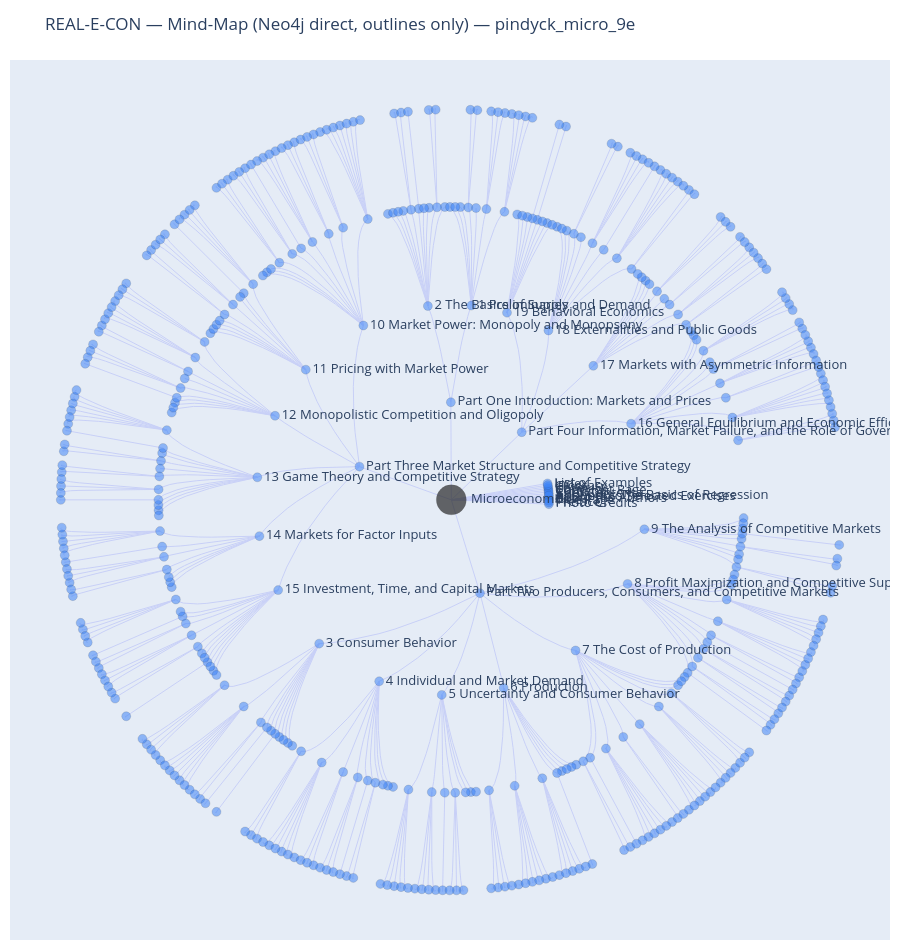

Here is the notebook cell this chart was saved with:
### Markdown cell above
Run these in Neo4j Browser if it still looks wrong:

```cypher
CALL db.labels();
```

```cypher
MATCH (c:Concept) RETURN count(c) AS concepts;
```

If your concept nodes do not use `chapter/section` property names, edit the **coalesce(...)** list in the Neo4j query in Section 2.

### Code cell
# ==========================================================
# FIXED v2: Mind-Map Tree DIRECTLY from Neo4j (Book → Outline tree)
# - adds Book -> root Outline edges (HAS_OUTLINE) into the layout graph
# - removes the "everything on one line" bug
# ==========================================================
import os
import math
from collections import defaultdict, deque

import pandas as pd
import plotly.graph_objects as go
from neo4j import GraphDatabase

BOOK_ID = "pindyck_micro_9e"
MAX_DEPTH = 20                 # outline-depth only (literal injected)
MAX_OUTLINE_EDGES = 200000     # safety cap

# Visual knobs
RADIUS_STEP = 1.35
EDGE_ALPHA = 0.22
FIG_HEIGHT = 950
LABEL_DEPTH = 2                # show text only up to this outline depth (hover always)

# -----------------------------
# Credentials
# -----------------------------
neo4j_pass = (
    globals().get("NEO4J_PASS")
    or globals().get("NEO4J_PASSWORD")
    or os.getenv("NEO4J_PASS")
    or os.getenv("NEO4J_PASSWORD")
)
if not neo4j_pass:
    raise RuntimeError("Missing Neo4j password. Define NEO4J_PASS/NEO4J_PASSWORD or env var.")

drv = GraphDatabase.driver(NEO4J_URI, auth=(NEO4J_USER, neo4j_pass))

depth = int(MAX_DEPTH)

# -----------------------------
# 1) Pull:
#   - book node
#   - root outlines (HAS_OUTLINE)
#   - reachable outlines (HAS_CHILD*0..depth)
#   - pruned HAS_CHILD edges among reachable outlines
# -----------------------------
cypher = f"""
MATCH (b:Book {{book_id:$book_id}})
OPTIONAL MATCH (b)-[:HAS_OUTLINE]->(root:Outline)
OPTIONAL MATCH (root)-[:HAS_CHILD*0..{depth}]->(o:Outline)
WITH b, collect(DISTINCT root) AS roots, (collect(DISTINCT root) + collect(DISTINCT o)) AS outs
UNWIND outs AS n
WITH b, roots, collect(DISTINCT n) AS nodes
OPTIONAL MATCH (a:Outline)-[r:HAS_CHILD]->(c:Outline)
WHERE a IN nodes AND c IN nodes
RETURN
  elementId(b) AS book_eid,
  coalesce(b.title,b.name,b.book_id) AS book_title,
  [x IN roots | elementId(x)] AS root_eids,
  [x IN nodes | {{
    eid: elementId(x),
    title: coalesce(x.title,x.name,x.outline_id),
    kind: coalesce(x.kind,'outline'),
    level: x.level,
    sp: x.start_page,
    ep: x.end_page
  }}] AS outline_nodes,
  collect({{src: elementId(a), dst: elementId(c)}}) AS child_edges
LIMIT 1
"""

with drv.session() as sess:
    rec = sess.run(cypher, book_id=BOOK_ID).single()
drv.close()

if rec is None:
    raise RuntimeError("Neo4j returned no record. Check NEO4J_URI/auth/BOOK_ID.")

book_eid = str(rec["book_eid"])
book_title = rec["book_title"]
root_eids = [str(x) for x in (rec["root_eids"] or [])]
outline_nodes = rec["outline_nodes"] or []
child_edges = rec["child_edges"] or []

if not outline_nodes:
    raise RuntimeError("No Outline nodes reachable from the book. Check HAS_OUTLINE/HAS_CHILD ingestion.")

print("Book:", BOOK_ID, "| title:", book_title)
print("Reachable outlines:", len(outline_nodes))
print("HAS_CHILD edges (pruned):", len(child_edges))
print("Root outlines (HAS_OUTLINE):", len(root_eids))

# -----------------------------
# 2) Build node tables
# -----------------------------
def fmt_pages(sp, ep):
    if sp is None and ep is None:
        return None
    if sp is None:
        return f"–{ep}"
    if ep is None:
        return f"{sp}–"
    return f"{sp}–{ep}"

nodes = []
nodes.append({"id": book_eid, "parent": "", "label": book_title, "type": "book", "pages": None})

for n in outline_nodes:
    nid = str(n["eid"])
    nodes.append({
        "id": nid,
        "parent": None,  # set below
        "label": (n["title"] if n["title"] is not None else nid),
        "type": "outline",
        "pages": fmt_pages(n.get("sp"), n.get("ep"))
    })

df = pd.DataFrame(nodes).drop_duplicates(subset=["id"]).reset_index(drop=True)
df["id"] = df["id"].astype(str)
dfi = df.set_index("id", drop=False)

outline_ids = set(df[df["type"] == "outline"]["id"])

# -----------------------------
# 3) Build parent/children map INCLUDING Book->root edges  (critical fix)
# -----------------------------
children = defaultdict(list)
parents = {}  # child -> parent

# (A) Book -> roots (HAS_OUTLINE)
for r in root_eids:
    if r in outline_ids:
        parents.setdefault(r, book_eid)
        children[book_eid].append(r)

# (B) Outline -> Outline (HAS_CHILD)
for e in child_edges:
    s = str(e["src"]); t = str(e["dst"])
    if s in outline_ids and t in outline_ids:
        children[s].append(t)
        parents.setdefault(t, s)

# For any outline that still has no parent, attach to book (defensive)
for oid in outline_ids:
    parents.setdefault(oid, book_eid)
    if parents[oid] == book_eid and oid not in children[book_eid]:
        children[book_eid].append(oid)

# stable order
label_map = dict(zip(df["id"], df["label"]))
for k in list(children.keys()):
    children[k] = sorted(set(children[k]), key=lambda nid: label_map.get(nid, ""))

# Fill df parent column
df["parent"] = df["id"].map(lambda nid: parents.get(nid, "") if nid != book_eid else "")
df.loc[df["id"] == book_eid, "parent"] = ""
dfi = df.set_index("id", drop=False)

# -----------------------------
# 4) Radial mind-map layout
# -----------------------------
def leaf_count(nid: str) -> int:
    kids = children.get(nid, [])
    if not kids:
        return 1
    return sum(leaf_count(k) for k in kids)

ids = set(df["id"])
leafs = {nid: leaf_count(nid) for nid in ids}

angle_center = {}
def assign_angles(nid: str, start: float, end: float):
    angle_center[nid] = (start + end) / 2.0
    kids = children.get(nid, [])
    if not kids:
        return
    total = sum(leafs[k] for k in kids) or len(kids)
    a = start
    for k in kids:
        w = (end - start) * (leafs[k] / total if total else 1/len(kids))
        assign_angles(k, a, a + w)
        a += w

assign_angles(book_eid, 0.0, 2.0 * math.pi)

# depths
depths = {book_eid: 0}
dq = deque([book_eid])
while dq:
    u = dq.popleft()
    for v in children.get(u, []):
        if v not in depths:
            depths[v] = depths[u] + 1
            dq.append(v)

# positions
pos = {}
for nid in ids:
    th = angle_center.get(nid, 0.0)
    r = depths.get(nid, 0) * RADIUS_STEP
    pos[nid] = (r * math.cos(th), r * math.sin(th))

# curved edges
def bezier(p0, p1, curvature=0.18, steps=10):
    (x0,y0),(x1,y1)=p0,p1
    mx,my=(x0+x1)/2.0,(y0+y1)/2.0
    cx,cy=mx*(1+curvature), my*(1+curvature)
    pts=[]
    for i in range(steps+1):
        t=i/steps
        x=(1-t)**2*x0+2*(1-t)*t*cx+t**2*x1
        y=(1-t)**2*y0+2*(1-t)*t*cy+t**2*y1
        pts.append((x,y))
    return pts

edge_x, edge_y = [], []
for child, par in parents.items():
    if child in pos and par in pos:
        pts = bezier(pos[par], pos[child])
        edge_x.extend([x for x,_ in pts] + [None])
        edge_y.extend([y for _,y in pts] + [None])

edge_trace = go.Scatter(
    x=edge_x, y=edge_y,
    mode="lines",
    line=dict(width=1),
    opacity=EDGE_ALPHA,
    hoverinfo="skip"
)

# nodes
node_x, node_y, node_text, node_hover, node_size, node_color = [], [], [], [], [], []
for nid in ids:
    x,y = pos[nid]
    t = dfi.loc[nid, "type"]
    node_x.append(x); node_y.append(y)

    d = depths.get(nid, 0)
    lbl = dfi.loc[nid, "label"]
    # reduce clutter: label only shallow levels + book
    if nid == book_eid or (t == "outline" and d <= LABEL_DEPTH):
        node_text.append(lbl)
    else:
        node_text.append("")

    node_hover.append(
        f"<b>{lbl}</b><br>"
        f"type: {t}<br>"
        f"depth: {d}<br>"
        f"pages: {dfi.loc[nid,'pages']}<br>"
        f"id: {nid}"
    )

    if nid == book_eid:
        node_size.append(30)
        node_color.append("rgba(30,30,30,0.95)")
    else:
        node_size.append(9)
        node_color.append("rgba(59,130,246,0.75)")

node_trace = go.Scatter(
    x=node_x, y=node_y,
    mode="markers+text",
    text=node_text,
    textposition="middle right",
    hovertext=node_hover,
    hoverinfo="text",
    marker=dict(size=node_size, color=node_color, line=dict(width=0.5, color="rgba(20,20,20,0.35)")),
    textfont=dict(size=13),
)

fig = go.Figure([edge_trace, node_trace])
fig.update_layout(
    title=f"REAL-E-CON — Mind-Map (Neo4j direct, outlines only) — {BOOK_ID}",
    showlegend=False,
    height=FIG_HEIGHT,
    margin=dict(l=10, r=10, t=60, b=10),
    xaxis=dict(showgrid=False, zeroline=False, showticklabels=False),
    yaxis=dict(showgrid=False, zeroline=False, showticklabels=False),
)
# keep aspect ratio so it stays circular
fig.update_yaxes(scaleanchor="x", scaleratio=1)
fig.show()

### Figure 1 — Plotly figure (JSON) as saved in the notebook; plotly's stock layout.template omitted (floating-point values rounded to 4 significant figures; data arrays with more than 128 entries replaced by an {"elided": "..."} marker saying what was removed)
{"data": [{"hoverinfo": "skip", "line": {"width": 1}, "mode": "lines", "opacity": 0.22, "type": "scatter", "x": {"elided": "5616 float values"}, "y": {"elided": "5616 float values"}}, {"hoverinfo": "text", "hovertext": {"elided": "469 str values"}, "marker": {"color": {"elided": "469 str values"}, "line": {"color": "rgba(20,20,20,0.35)", "width": 0.5}, "size": {"elided": "469 int values"}}, "mode": "markers+text", "text": {"elided": "469 str values"}, "textfont": {"size": 13}, "textposition": "middle right", "type": "scatter", "x": {"elided": "469 float values"}, "y": {"elided": "469 float values"}}], "layout": {"height": 950, "margin": {"b": 10, "l": 10, "r": 10, "t": 60}, "showlegend": false, "title": {"text": "REAL-E-CON — Mind-Map (Neo4j direct, outlines only) — pindyck_micro_9e"}, "xaxis": {"showgrid": false, "showticklabels": false, "zeroline": false}, "yaxis": {"scaleanchor": "x", "scaleratio": 1, "showgrid": false, "showticklabels": false, "zeroline": false}}}
